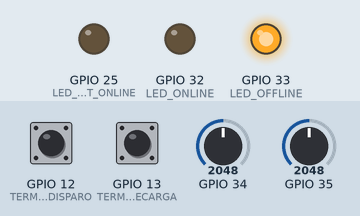
Simulated run of this sketch. Board: ESP32. Parts: output pins drawn as LEDs (lit = HIGH). The test bench sets the inputs (shaded band); at power-on: GPIO 34 = 2048, GPIO 35 = 2048, GPIO 12 (TERMINAL_DISPARO) HIGH, GPIO 13 (TERMINAL_RECARGA) HIGH. WiFi joins after 1.5 s; servers stay silent unless stated; no MQTT or app messages arrive unless stated; what the sketch prints to the serial monitor is not drawn.

Above: at 0.1 s.
At 1.52 s:
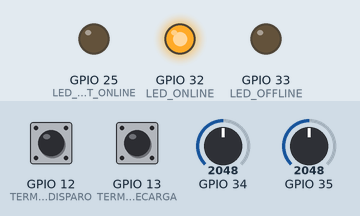
At 2.7 s:
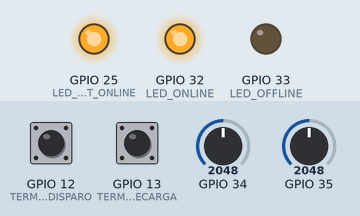
2.8 s: GPIO 34 set to 3040
4.3 s: GPIO 35 set to 3040
Timing chart, 0 to 7.3 s (numbered marks = the images above; inputs shaded):
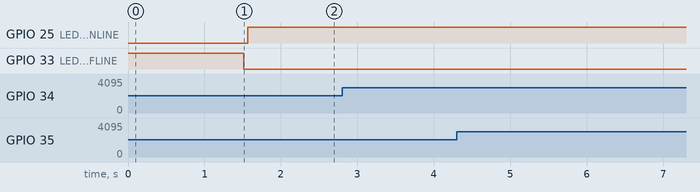

The sketch:

joystickMQTT.ino
```cpp
#include<WiFi.h>
#include <PubSubClient.h>

#define ANALOG_EJE_X 34
#define ANALOG_EJE_Y 35

#define TERMINAL_DISPARO T5 //GPIO12
#define TERMINAL_RECARGA T4 //GPIO13

#define LED_OFFLINE 33
#define LED_ONLINE 32
#define LED_MQTT_ONLINE 25
//const char* ssid = "w1f1@p3rryt05";//Nombre de wifi
//const char* password = "z0w1eYn1n0";//Password
//const char* mqtt_server = "192.168.1.77";//IP del servidor con mosquitto broker

const char* ssid = "SM-G935F6558";//Nombre de wifi
const char* password = "dogex670";//Password
const char* mqtt_server = "192.168.43.190";//IP del servidor con mosquitto broker
//const char* mqtt_server = "http://broker.mqtt-dashboard.com/"
WiFiClient espClient;
PubSubClient client(espClient);

long lastMsg = 0;
char msg[50];
bool published_y = false;
bool published = false;
bool published_x = false;
bool published_shoot = false;
int valor_x;
int valor_y;

void setup() {
    // put your setup code here, to run once:
    Serial.begin(115200);
    pinMode(LED_OFFLINE, OUTPUT);
    pinMode(LED_ONLINE, OUTPUT);
    pinMode(LED_MQTT_ONLINE, OUTPUT);
    digitalWrite(LED_OFFLINE, HIGH);
    digitalWrite(LED_ONLINE, LOW);
    digitalWrite(LED_MQTT_ONLINE, LOW);
    setup_wifi();
    client.setServer(mqtt_server, 1883);
    client.setCallback(callback);
}

void loop() {

    if(!client.connected()){
        digitalWrite(LED_MQTT_ONLINE, LOW);
        reconnect();
    }
    //delay(2000);
    client.loop();
    long now = millis();
    //leerEjeY();
//    leerEje(1, &published_y);
    leerEje(2, &published_x);
    leerEje(1, &published_y);
    disparoRecarga();
}

void disparoRecarga() {
    if(touchRead(TERMINAL_DISPARO) < 50 && touchRead(TERMINAL_RECARGA) >= 50)
    {
        delay(10);
        if(touchRead(TERMINAL_DISPARO) < 50 && touchRead(TERMINAL_RECARGA) >= 50)
        {
            if(!published_shoot)
            {
                Serial.println("Shoot");
                //client.publish("topic","Mensaje");
                client.publish("esp32/terminals", "Shoot");
                published_shoot = true;
            }
        }
    }
    else if(touchRead(TERMINAL_RECARGA) < 50 && touchRead(TERMINAL_DISPARO) >= 50)
    {
        delay(10);
        if(touchRead(TERMINAL_RECARGA) < 50 && touchRead(TERMINAL_DISPARO) >= 50)
        {
            if(!published_shoot)
            {
                Serial.println("Reload");
                client.publish("esp32/terminals", "Reload");
                published_shoot = true;
            }
        }
    }
    else
    {
        if(published_shoot)
        {
            Serial.println("NonShootNonReload");
            client.publish("esp32/terminals","NonShootNonReload");
            published_shoot = false;
        }
    }
}
//1 -> EjeY
//2 -> EjeX
void leerEje(int eje, bool *published) {
    int valor=2000;
    char cadenaValor[20];
    valor = analogRead(eje==1?ANALOG_EJE_Y:ANALOG_EJE_X);
    Serial.print(eje==1?"Valor en Y: ":"Valor en X: ");
    Serial.println(valor);
    if(valor > 3000)
    {
        if(!(*published))
        {
            Serial.println(eje==1?"Forward":"Left");
            //client.publish("esp32/input", eje==1?"Forward":"Left");
            client.publish(eje==1?"esp32/input":"esp32/rotate", eje==1?"Forward":"Left");
            *published = true;
        }
    }
    else if(valor < 1000)
    {
        if(!(*published))
        {
            Serial.println(eje==1?"Backward":"Right");
            //client.publish("esp32/input", eje==1?"Backward":"Right");
            client.publish(eje==1?"esp32/input":"esp32/rotate", eje==1?"Backward":"Right");
            *published = true;
        }
    }
    else
    {
        if((*published))
        {
            Serial.println(eje==1?"Pin Y Free":"Pin X Free");
            //client.publish("esp32/input",eje==1?"Pin Y Free":"Pin X Free");
            client.publish(eje==1?"esp32/input":"esp32/rotate",eje==1?"Pin Y Free":"Pin X Free");
            *published = false;
        }
    }
}/*Fin leerEje*/

void setup_wifi()
{
    delay(10);
    Serial.println();
    Serial.print("Conectando a ");
    Serial.println(ssid);

    WiFi.begin(ssid, password);

    while(WiFi.status() != WL_CONNECTED)
    {
        delay(500);
        Serial.print(".");
    }
    digitalWrite(LED_ONLINE, HIGH);
    digitalWrite(LED_OFFLINE, LOW);
    Serial.println("");
    Serial.println("Wifi Conectada");
    Serial.print("IP Address: ");
    Serial.println(WiFi.localIP());
}/*Fin setup_wifi*/

void callback(char* topic, byte* message, unsigned int length)
{
    Serial.print("Mensaje recibido en topic: ");
    Serial.print(topic);
    Serial.print(". Mensaje: ");
    String messageTemp;
    for (int i = 0; i < length; i++)
    {
        Serial.print((char)message[i]);
        messageTemp += (char)message[i];
    }
    Serial.println();
    if(String(topic) == "esp32/output")
    {
        Serial.print("Cambiando pin de salida a ");
        if(messageTemp=="on")
        {
            Serial.println("on");
            //digitalWrite(LED_PIN, HIGH);
        }
        else if(messageTemp=="off")
        {
            Serial.println("off");
            //digitalWrite(LED_PIN, LOW);
        }
    }
}/*Fin funcion callback*/

void reconnect()
{
    // Loop until we're reconnected
    while(!client.connected())
    {
        Serial.print("Intentando conexion MQTT...");
        if(client.connect("ESP32Client"))
        {
            Serial.println("Conectado");
            //Subscribe
            client.subscribe("esp32/output");
            digitalWrite(LED_MQTT_ONLINE, HIGH);
        }
        else
        {
            Serial.print("Fallido, rc=");
            Serial.print(client.state());
            Serial.println(" Intento nuevamente en 5 segundos");
            // Wait 5 seconds before retrying
            delay(5000);
        }
    }
}/*Fin reconnect*/
```
